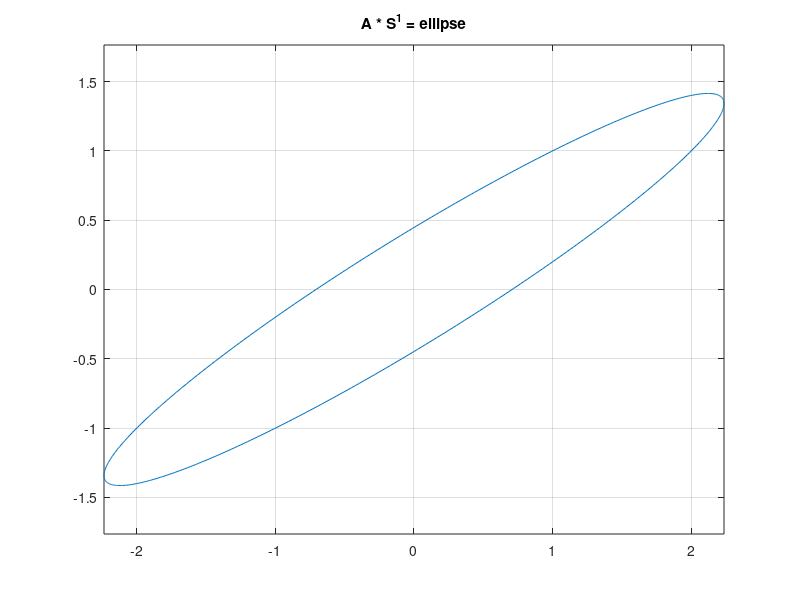

This figure's MATLAB source:
function spectral_hilbert_demo(a,b,c)
% SPECTRAL_HILBERT_DEMO 2x2 symmetric eig = ellipse axes, plus Hilbert matrix cond
if nargin<3, a=2;b=1;c=1; end
A=[a b; b c]; [V,D]=eig(A); fprintf('eig: '); disp(diag(D)');
theta=linspace(0,2*pi,500); circ=[cos(theta); sin(theta)]; ell=A*circ;
figure; plot(ell(1,:),ell(2,:)); axis equal; grid on; title('A * S^1 = ellipse');
for n=[3 5 8 12], H=hilb(n); fprintf('hilb(%d) cond=%.2e\n',n,cond(H)); end
end
